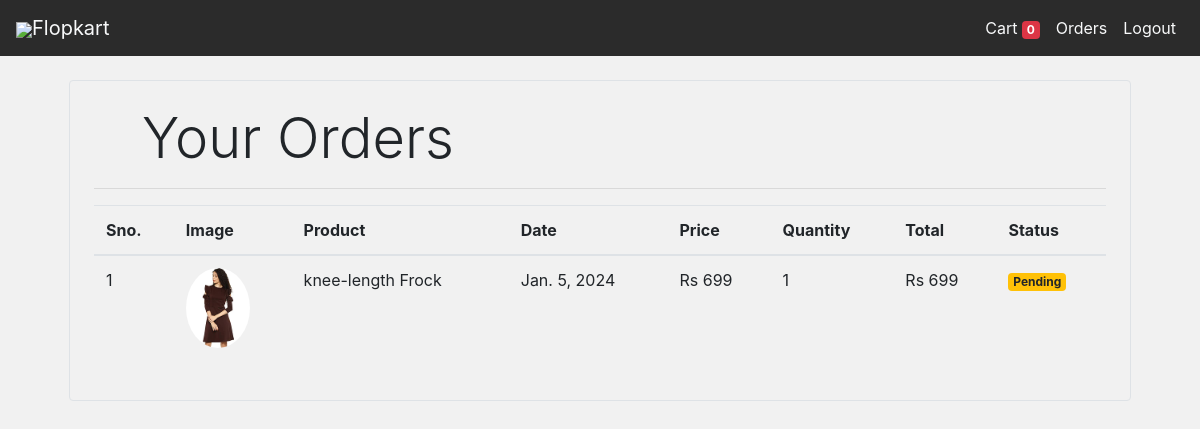
Page /orders (signed in) on the committed database.
### store/models/orders.py (models this page shows, shortened)
class Order(models.Model):
    product = models.ForeignKey(Products,
                                on_delete=models.CASCADE)
    customer = models.ForeignKey(Customer,
                                 on_delete=models.CASCADE)
    quantity = models.IntegerField(default=1)
    price = models.IntegerField()
    address = models.CharField (max_length=50, default='', blank=True)
    phone = models.CharField (max_length=50, default='', blank=True)
    date = models.DateField (default=datetime.datetime.today)
    status = models.BooleanField (default=False)
    @staticmethod
    def get_orders_by_customer(customer_id):
        return Order.objects.filter(customer=customer_id).order_by('-date')
    def __str__(self):
        return self.product.name

### store/models/product.py (models this page shows, shortened)
class Products(models.Model):
    name = models.CharField(max_length=60)
    price= models.IntegerField(default=0)
    category= models.ForeignKey(Category,on_delete=models.CASCADE,default=1 )
    description= models.CharField(max_length=250, default='', blank=True, null= True)
    image= models.ImageField(upload_to='uploads/products/')

### store/middlewares/auth.py (the view)
    def middleware(request):
        print(request.session.get('customer'))
        returnUrl = request.META['PATH_INFO']
        print(request.META['PATH_INFO'])
        if not request.session.get('customer'):
           return redirect(f'login?return_url={returnUrl}')
        response = get_response(request)
        return response

### store/templatetags/custom_filter.py (called while the page is built)
@register.filter(name='currency')
def currency(number):
    return "Rs "+str(number)

@register.filter(name='multiply')
def multiply(number , number1):
    return number * number1

### store/views/orders.py (called while the page is built)
    def get(self , request ):
        customer = request.session.get('customer')
        orders = Order.get_orders_by_customer(customer)
        print(orders)
        return render(request , 'orders.html'  , {'orders' : orders})

### store/templates/orders.html
{% extends 'base.html' %}
{% block content %}
{% load cart %}
{% load custom_filter %}
<div class="container">
   <div class="border rounded p-4 m-4">
        <p class="display-4 pl-4 ml-4">Your Orders</p>
        <hr>
        <table class="table">
            <thead>
                <tr>
                    <th>Sno.</th>
                    <th>Image</th>
                    <th>Product</th>
                    <th>Date</th>
                    <th>Price</th>
                    <th>Quantity</th>
                    <th>Total</th>
                    <th>Status</th>
                </tr>
            </thead>
            <tbody>
                {% for order in orders %}
                <tr>
                    <td>{{forloop.counter}}</td>
                    <td><img style="height: 80px;" class="rounded-circle" src="{{order.product.image.url}}" alt=""></td>
                    <td>{{order.product.name}}</td>
                    <td>{{order.date}}</td>
                    <td>{{order.price|currency}}</td>
                    <td>{{order.quantity}}</td>
                    <td>{{order.quantity|multiply:order.price|currency}}</td>
                    {% if order.status %}
                    <td><small class="badge badge-success">Completed</small></td>
                    {%else%}
                    <td><small class="badge badge-warning">Pending</small></td>
                    {% endif %}
                </tr>
                {% endfor %}
            </tbody>
        </table>
   </div>
</div>
{% endblock %}

### store/templates/base.html (style rules this page uses)
body { background-color: rgb(241, 241, 241); }

### rows in the picture
Order: product.image (picture), product.name "knee-length Frock", date "Jan. 5, 2024", price "Rs 699", quantity "1", quantity|multiply "Rs 699", status "Pending"

### other values in the picture
{{ request.session.cart.keys|length }} "0"
